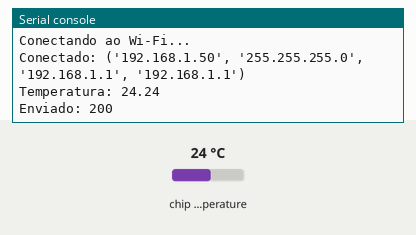
This program was run on a simulated Raspberry Pi Pico running MicroPython. Shown: the last lines printed to the serial console. The test bench sets the inputs (shaded band); at power-on: chip temperature 24 °C. WiFi joins after 1.5 s; web requests get an empty 200 reply after 0.4 s.

Above: at 3.2 s.
3.3 s: chip temperature set to 1 °C
At 7.66 s:
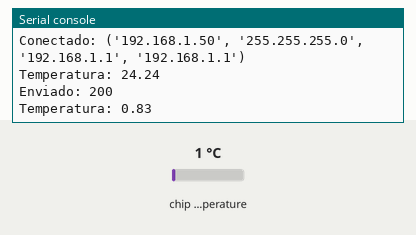
9.3 s: chip temperature set to 11 °C
At 14.3 s:
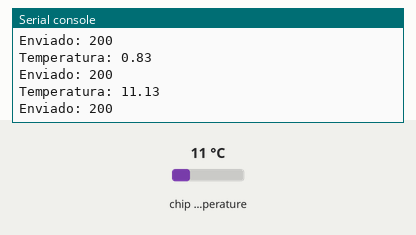
Timing chart, 0 to 15.8 s (numbered marks = the images above; inputs shaded):
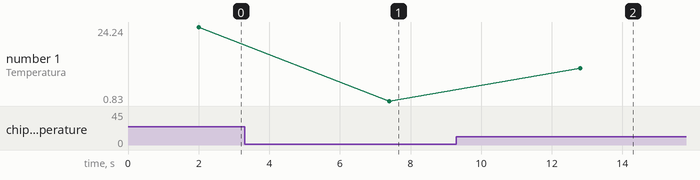

The program:

main.py
```python
import network
import urequests
import time
from machine import ADC


# Wi-Fi
SSID = "NOME REDE"
PASSWORD = "SENHA REDE"

# Conecta no Wi-Fi
wifi = network.WLAN(network.STA_IF)
wifi.active(True)
wifi.connect(SSID, PASSWORD)

while not wifi.isconnected():
    time.sleep(1)

print("Conectado:", wifi.ifconfig())

# Sensor interno
sensor = ADC(4)
factor = 3.3 / 65535

URL = "http://SEU_IP:8000/api/temperatura/"


# ===== WIFI =====
wlan = network.WLAN(network.STA_IF)
wlan.active(True)
wlan.connect(SSID, PASSWORD)

print("Conectando ao Wi-Fi...")
while not wlan.isconnected():
    time.sleep(1)

print("Conectado:", wlan.ifconfig())

# ===== SENSOR DE TEMPERATURA =====
sensor = ADC(4)
conversion_factor = 3.3 / 65535

def ler_temperatura():
    leitura = sensor.read_u16()
    tensao = leitura * conversion_factor
    temperatura = 27 - (tensao - 0.706) / 0.001721
    return round(temperatura, 2)

# ===== LOOP =====
while True:
    try:
        temp = ler_temperatura()
        print("Temperatura:", temp)

        resposta = urequests.post(
            URL,
            json={"valor": temp},
            headers={"Content-Type": "application/json"}
        )

        print("Enviado:", resposta.status_code)
        resposta.close()

    except Exception as e:
        print("Erro:", e)

    time.sleep(5)  # envia a cada 5 segundos
```

Measured:
- after the input at 3.3 s, the serial console: prints a new line after 4.1 s (image 1)
- after the input at 9.3 s, the serial console: prints a new line after 3.5 s (image 2)
- plotted number 1: 24.24 → 0.83 after the input at 3.3 s, 0.83 → 11.13 after the input at 9.3 s
